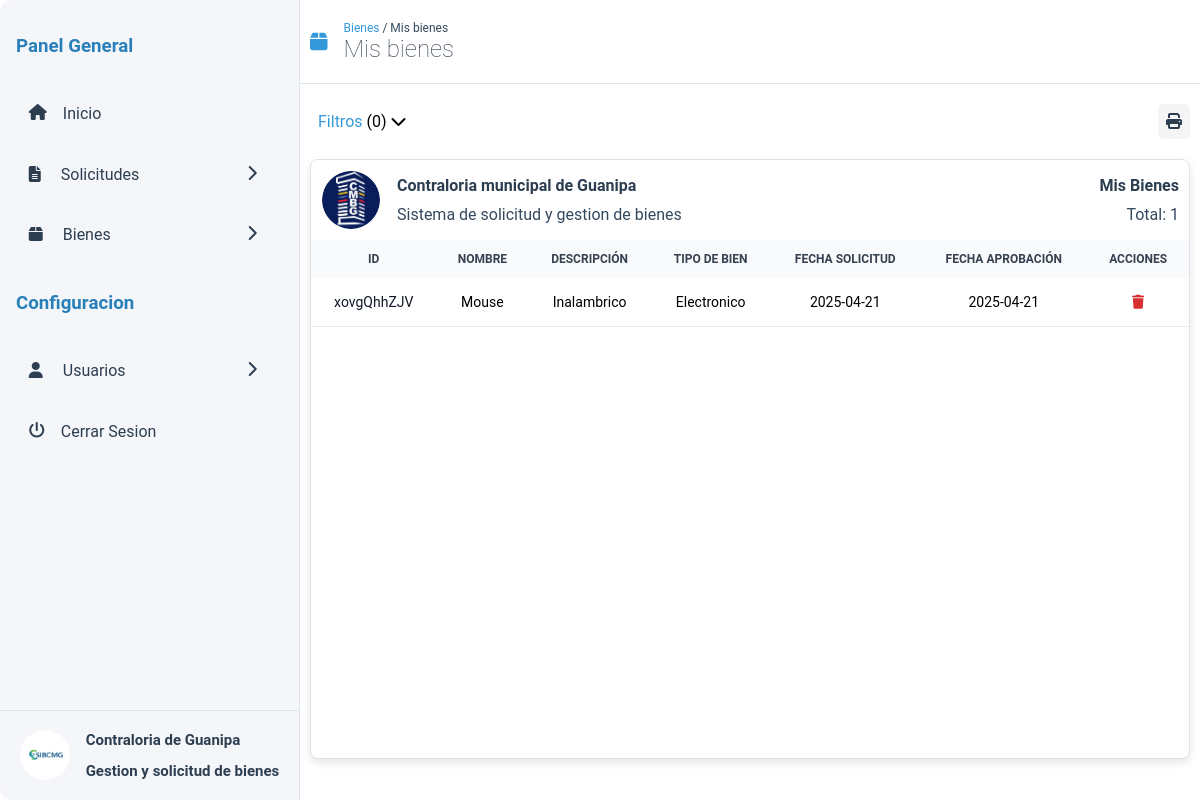
The page /mis-bienes.php (signed in) on the database its author committed.
### tables this page shows
CREATE TABLE `bienes` (
  `id` varchar(36) NOT NULL,
  `name` varchar(100) NOT NULL,
  `type` varchar(100) NOT NULL,
  `description` varchar(100) NOT NULL,
  `withdrawalDate` date NOT NULL,
  `approvalDate` date NOT NULL DEFAULT current_timestamp(),
  `requestDate` date NOT NULL,
  `responsible` int(11) NOT NULL,
  `comments` varchar(100) NOT NULL
);

### src/mis-bienes.php (the view, shortened to what this page needs)
<!DOCTYPE html>
<html lang="en">
<head>
  <link rel="stylesheet" href="css/lista-bienes.css">
  <link href="assets/fontawesome-free-6.7.2-web/css/all.css" rel="stylesheet" />
</head>
<body>
  <div class="container">
    <?php include 'assets/include/menu.php'?>
    <header class="main__header">
      <i class="fas fa-box"></i>
        <div class="main__header-title">
          <span class="main__header-currentDir"><a href="#menu-estate" class="main__header-currentDir--pre">Bienes</a> / Mis bienes</span>
          <h2>Mis bienes</h2>
        </div>
    </header>
    <main class="main">
        <?php include 'assets/include/filters.php' ?>
        <section class="myEstates">
          <div class="myEstates__header">
            <div class="myEstates__header-title">
              <img src="assets/logo-contraloria.jpg" class="myEstates__header-logo" alt="">
              <div class="myEstates__header-data">
                <b>Contraloria municipal de Guanipa</b>
                <span>Sistema de solicitud y gestion de bienes</span>
              </div>
            </div>
            <div class="myEstates__header-info">
              <h4>Mis Bienes</h4>
              <span class="myEstates__header-total">Total: <?php
              $query = $conn->query("SELECT COUNT(*) as total FROM bienes WHERE withdrawalDate = '0000-00-00' AND responsible =".$_SESSION['user_id']);
              $row = $query->fetch(PDO::FETCH_ASSOC);
              echo $row['total'];
              ?></span>
            </div>
          </div>
          <table id="goodsTable">
            <thead>
              <tr>
                <th>ID</th>
                <th>Nombre</th>
                <th>Descripción</th>
                <th>Tipo de Bien</th>
                <th>Fecha Solicitud</th>
                <th>Fecha Aprobación</th>
                <th class="table-actions">Acciones</th>
              </tr>
            </thead>
            <tbody>
              <?php
              foreach ($conn->query('SELECT * from bienes WHERE withdrawalDate = "0000-00-00" AND responsible ='.$_SESSION["user_id"].' ORDER BY name') as $row):
              ?>
              <tr class="table-dates estate__item">
                <td class="estates-id"><?php echo htmlspecialchars($row['id']); ?></td>
                <td class="estates-name"><?php echo htmlspecialchars($row['name']); ?></td>
                <td class="estates-description"><?php echo htmlspecialchars($row['description']); ?></td>
                <td class="estates-type"><?php echo htmlspecialchars($row['type']); ?></td>
                <td class="estates-request"><?php echo htmlspecialchars($row['requestDate']); ?></td>
                <td><?php echo htmlspecialchars($row['approvalDate']); ?></td>
                <td class="table-actions">
                  <a href="solicitud-desincorporacion.php?id=<?php echo $row['id'];?>" title='Eliminar'><i class="fa-solid fa-trash table__icon--delete"></i></a>
                </td>
              </tr>
              <?php
              endforeach;?>
            </tbody>
          </table>
        </section>
      </main>
  </div>
</body>
</html>

### src/css/lista-bienes.css (style rules this page uses)
:root { --primary-color: #2d3436; --secondary-color: #b2bec3; --tertiary-color: #F9F7F7; --menu-color: #f5f6fa; --menu-color-secondary: #2d3436; }
* { box-sizing: border-box; text-decoration: none; }
body { margin: 0; padding: 0; display: flex; justify-content: center; background: white; align-items: center; height: 100vh; font-family: 'Roboto', sans-serif; font-size: 16px; }
.container { width: 100%; height: 100vh; background-color: white; display: grid; grid-template-areas: "menu header" "menu main" ; grid-template-columns: 300px 1fr; }
.main { grid-area: main; margin: 0 10px; }
.main__header { display: flex; align-items: center; gap: 1em; border-bottom: #dfe6e9 1px solid; grid-area: header; padding: 0 10px; }
.main__header-title { display: flex; flex-direction: column; }
.main__header-currentDir { font-size: 12px; color: #34495e; }
.main__header-currentDir--pre { color: #3498db; cursor: pointer; user-select: none; }
.main__header i { color: #3498db; font-size: 20px; border: 1px solid ccc; }
.main__header h2 { color: #2c3e50; font-weight: lighter; padding: 0; margin: 0; }
.myEstates { height: 600px; border-radius: 8px; background: white; width: 100%; position: relative; box-shadow: 0 4px 8px rgba(0, 0, 0, 0.1); border: 1px solid #dee2e6; overflow-y: scroll; user-select: none; }
.myEstates__header { padding: 10px; border-radius: 5px 5px 0 0; width: 100%; align-items: center; display: flex; background: white; justify-content: space-between; z-index: 100; }
.myEstates__header-title { display: flex; width: 50%; gap: 1em; align-items: center; }
.myEstates__header-data { display: flex; flex-direction: column; gap: 10px; color: #34495e; }
.myEstates__header-title b { color: #2c3e50; }
.myEstates__header-logo { width: 60px; border-radius: 50%; border: 1px solid white; }
.myEstates__header-info { display: flex; flex-direction: column; gap: 10px; align-items: end; color: #34495e; }
.myEstates__header-info h4 { color: #2c3e50; margin: 0; padding: 0; }
table { border-collapse: collapse; cursor: pointer; width: 100%; font-size: 14px; }
thead { background: #F9FAFB; font-size: 12px; color: #374151; text-transform: uppercase; }
th, td { text-align: center; max-width: 200px; overflow: hidden; }
td { padding: 1rem; }
th { color: #374151; padding: 12px 1rem; background: #F9FAFB; position: sticky; }
tr.table-dates { border-bottom: 1px solid #e5e7eb; }
td:first-child { color: #111827; }
.table__icon--delete { color: #d63031; }

### src/assets/include/menu.php (style rules this page uses)
:root { --menu-color: #f5f6fa; --menu-color-secondary: #2c3e50; }
* { box-sizing: border-box; }

### rows shown on the page
bienes: id "xovgQhhZJV", name "Mouse", description "Inalambrico", type "Electronico", requestDate "2025-04-21", approvalDate "2025-04-21"

### other values the page prints
$row['total'] "1"
